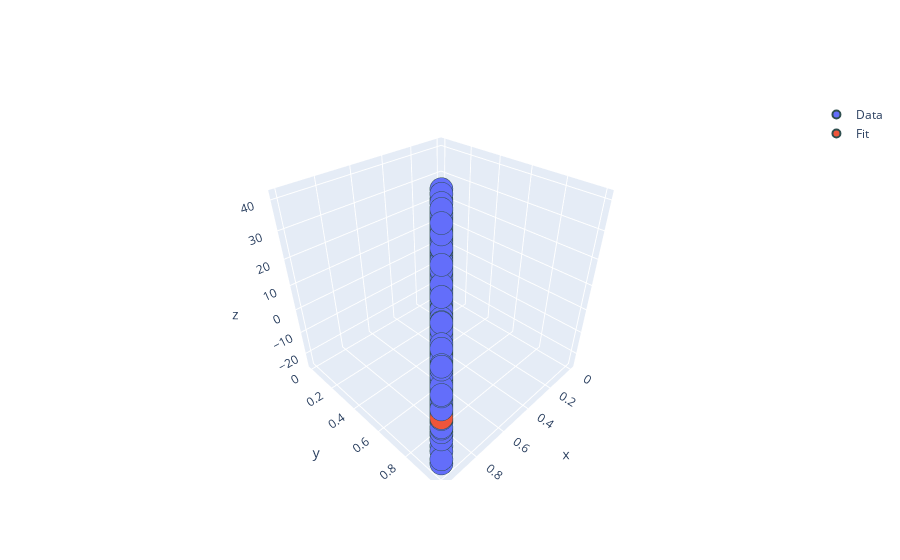
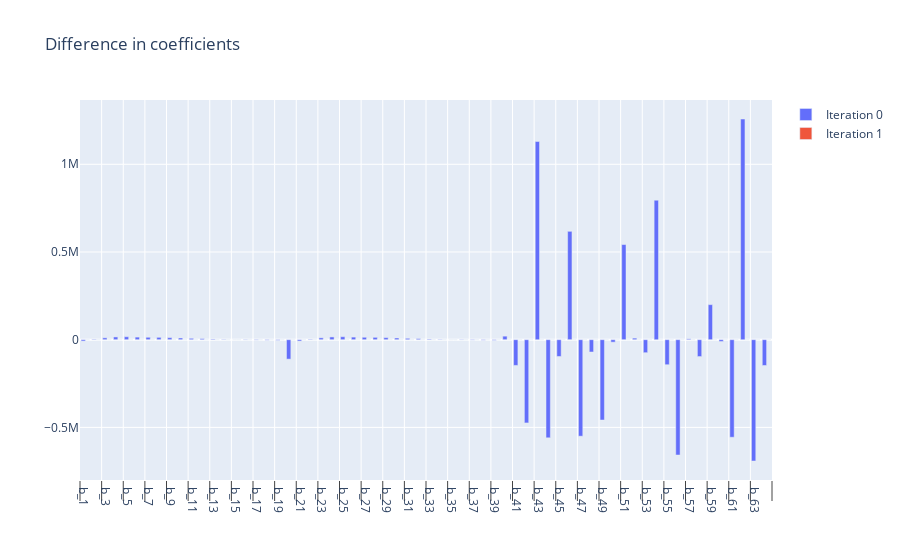
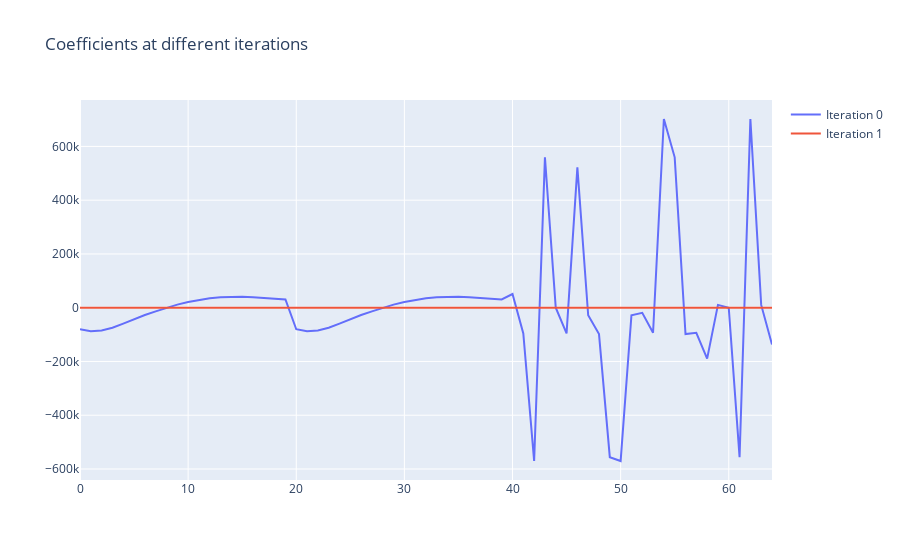

Notebook source saved alongside these figures, in order:
### Code cell
M1 = Model(m)

print("Description of the model: ")
pprint.pprint(M1.description_dict)
f = M1.fit(X_norm, y_norm, lam_c=1, plot_=True)

bar_chart_of_coefficient_difference_dataframe(M1.df_beta)
line_chart_of_coefficient_dataframe(M1.df_beta)

### Figure 1 — Plotly figure (JSON) as saved in the notebook; plotly's stock layout.template omitted (floating-point values rounded to 4 significant figures; data arrays with more than 128 entries replaced by an {"elided": "..."} marker saying what was removed)
{"data": [{"marker": {"line": {"color": "DarkSlateGrey", "width": 2}, "size": 8}, "mode": "markers", "name": "Data", "type": "scatter3d", "x": {"elided": "500 float values"}, "y": {"elided": "500 float values"}, "z": {"elided": "500 float values"}}, {"marker": {"line": {"color": "DarkSlateGrey", "width": 2}, "size": 8}, "mode": "markers", "name": "Fit", "type": "scatter3d", "x": {"elided": "500 float values"}, "y": {"elided": "500 float values"}, "z": {"elided": "500 float values"}}], "layout": {}}

### Figure 2 — Plotly figure (JSON) as saved in the notebook; plotly's stock layout.template omitted (floating-point values rounded to 4 significant figures)
{"data": [{"name": "Iteration 0", "type": "bar", "x": ["b_1", "b_2", "b_3", "b_4", "b_5", "b_6", "b_7", "b_8", "b_9", "b_10", "b_11", "b_12", "b_13", "b_14", "b_15", "b_16", "b_17", "b_18", "b_19", "b_20", "b_21", "b_22", "b_23", "b_24", "b_25", "b_26", "b_27", "b_28", "b_29", "b_30", "b_31", "b_32", "b_33", "b_34", "b_35", "b_36", "b_37", "b_38", "b_39", "b_40", "b_41", "b_42", "b_43", "b_44", "b_45", "b_46", "b_47", "b_48", "b_49", "b_50", "b_51", "b_52", "b_53", "b_54", "b_55", "b_56", "b_57", "b_58", "b_59", "b_60", "b_61", "b_62", "b_63", "b_64"], "y": [-7789.0, 2671.0, 10520.0, 15650.0, 16900.0, 14780.0, 13770.0, 13370.0, 11680.0, 9777.0, 7830.0, 6042.0, 3576.0, 1879.0, 141.6, -1409.0, -2252.0, -2763.0, -3457.0, -110900.0, -7789.0, 2671.0, 10520.0, 15650.0, 16900.0, 14780.0, 13770.0, 13370.0, 11680.0, 9777.0, 7830.0, 6042.0, 3576.0, 1879.0, 141.6, -1409.0, -2252.0, -2763.0, -3457.0, 20140.0, -146700.0, -474700.0, 1130000.0, -559400.0, -95690.0, 617900.0, -550100.0, -70170.0, -458000.0, -14170.0, 542400.0, 8889.0, -74090.0, 795200.0, -142600.0, -657500.0, 4965.0, -96200.0, 199800.0, -10410.0, -556200.0, 1258000.0, -691600.0, -147100.0]}, {"name": "Iteration 1", "type": "bar", "x": ["b_1", "b_2", "b_3", "b_4", "b_5", "b_6", "b_7", "b_8", "b_9", "b_10", "b_11", "b_12", "b_13", "b_14", "b_15", "b_16", "b_17", "b_18", "b_19", "b_20", "b_21", "b_22", "b_23", "b_24", "b_25", "b_26", "b_27", "b_28", "b_29", "b_30", "b_31", "b_32", "b_33", "b_34", "b_35", "b_36", "b_37", "b_38", "b_39", "b_40", "b_41", "b_42", "b_43", "b_44", "b_45", "b_46", "b_47", "b_48", "b_49", "b_50", "b_51", "b_52", "b_53", "b_54", "b_55", "b_56", "b_57", "b_58", "b_59", "b_60", "b_61", "b_62", "b_63", "b_64"], "y": [0.0003528, 0.1208, 0.2829, 0.4161, 0.1151, 0.4831, 0.4795, 0.268, 0.1823, 0.3075, 0.1366, -0.4719, -0.1906, 0.001196, -0.006356, -0.03451, -1.422, -1.558, -0.8005, -10.86, 0.0001335, 1.095, 2.607, 3.829, 0.7091, 4.279, 4.134, 1.909, 0.9422, 2.084, 0.2665, -5.929, -3.226, -1.417, -2.2, -0.01173, -0.02497, -0.01784, 0.007087, 13.23, -0.577, -0.5769, -0.5768, -0.5766, -0.5763, -0.576, -0.5756, -0.5753, -0.5751, -0.575, -0.5748, -0.5747, -0.5745, -0.5719, -0.5655, -0.5557, -0.5425, -0.5258, -0.5042, -0.4831, -0.4649, -0.4496, -0.4371, -0.4279]}], "layout": {"title": {"text": "Difference in coefficients"}, "xaxis": {"showgrid": true, "ticklen": 20, "ticks": "outside", "tickson": "boundaries"}}}

### Figure 3 — Plotly figure (JSON) as saved in the notebook; plotly's stock layout.template omitted (floating-point values rounded to 4 significant figures)
{"data": [{"mode": "lines", "name": "Iteration 0", "type": "scatter", "x": [0, 1, 2, 3, 4, 5, 6, 7, 8, 9, 10, 11, 12, 13, 14, 15, 16, 17, 18, 19, 20, 21, 22, 23, 24, 25, 26, 27, 28, 29, 30, 31, 32, 33, 34, 35, 36, 37, 38, 39, 40, 41, 42, 43, 44, 45, 46, 47, 48, 49, 50, 51, 52, 53, 54, 55, 56, 57, 58, 59, 60, 61, 62, 63, 64], "y": [-80060.0, -87850.0, -85180.0, -74660.0, -59010.0, -42110.0, -27330.0, -13560.0, -190.6, 11490.0, 21270.0, 29100.0, 35140.0, 38710.0, 40590.0, 40730.0, 39330.0, 37070.0, 34310.0, 30850.0, -80060.0, -87850.0, -85180.0, -74660.0, -59010.0, -42110.0, -27330.0, -13560.0, -190.6, 11490.0, 21270.0, 29100.0, 35140.0, 38710.0, 40590.0, 40730.0, 39330.0, 37070.0, 34310.0, 30850.0, 50990.0, -95690.0, -570300.0, 559400.0, -8.078e-27, -95690.0, 522200.0, -27980.0, -98150.0, -556200.0, -570300.0, -27980.0, -19090.0, -93180.0, 702000.0, 559400.0, -98150.0, -93180.0, -189400.0, 10410.0, 0, -556200.0, 702000.0, 10410.0, -136700.0]}, {"mode": "lines", "name": "Iteration 1", "type": "scatter", "x": [0, 1, 2, 3, 4, 5, 6, 7, 8, 9, 10, 11, 12, 13, 14, 15, 16, 17, 18, 19, 20, 21, 22, 23, 24, 25, 26, 27, 28, 29, 30, 31, 32, 33, 34, 35, 36, 37, 38, 39, 40, 41, 42, 43, 44, 45, 46, 47, 48, 49, 50, 51, 52, 53, 54, 55, 56, 57, 58, 59, 60, 61, 62, 63, 64], "y": [1.932, 1.932, 2.053, 2.336, 2.752, 2.867, 3.35, 3.83, 4.098, 4.28, 4.588, 4.724, 4.252, 4.062, 4.063, 4.057, 4.022, 2.601, 1.043, 0.2421, -10.62, -10.62, -9.526, -6.919, -3.09, -2.381, 1.898, 6.031, 7.941, 8.883, 10.97, 11.23, 5.305, 2.08, 0.6625, -1.538, -1.549, -1.574, -1.592, -1.585, 11.64, 11.07, 10.49, 9.914, 9.338, 8.761, 8.185, 7.61, 7.035, 6.459, 5.884, 5.31, 4.735, 4.16, 3.589, 3.023, 2.467, 1.925, 1.399, 0.8948, 0.4117, -0.05321, -0.5028, -0.9399, -1.368]}], "layout": {"title": {"text": "Coefficients at different iterations"}}}
